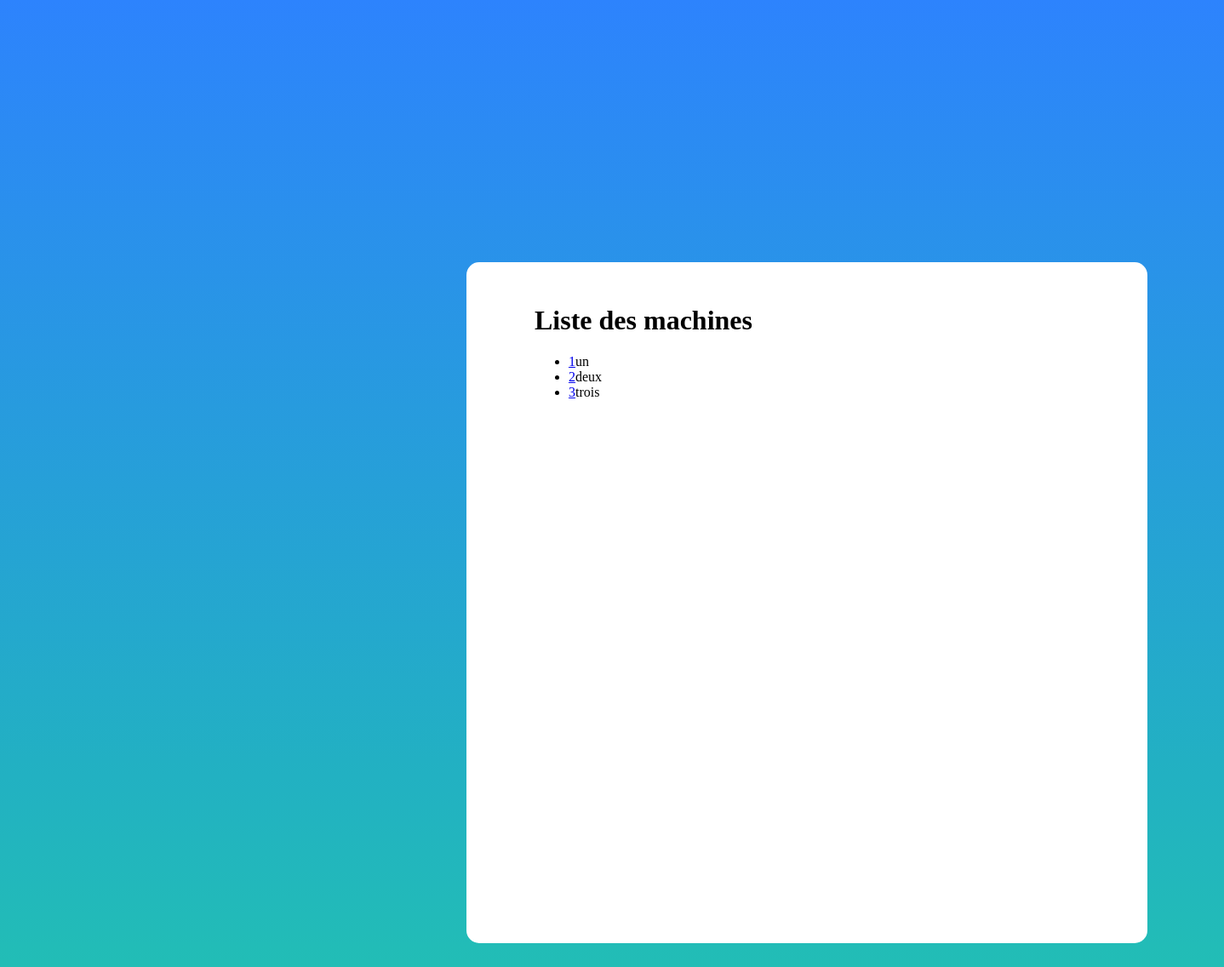
/computerApp/machines/, run on an earlier commit of the app's database.
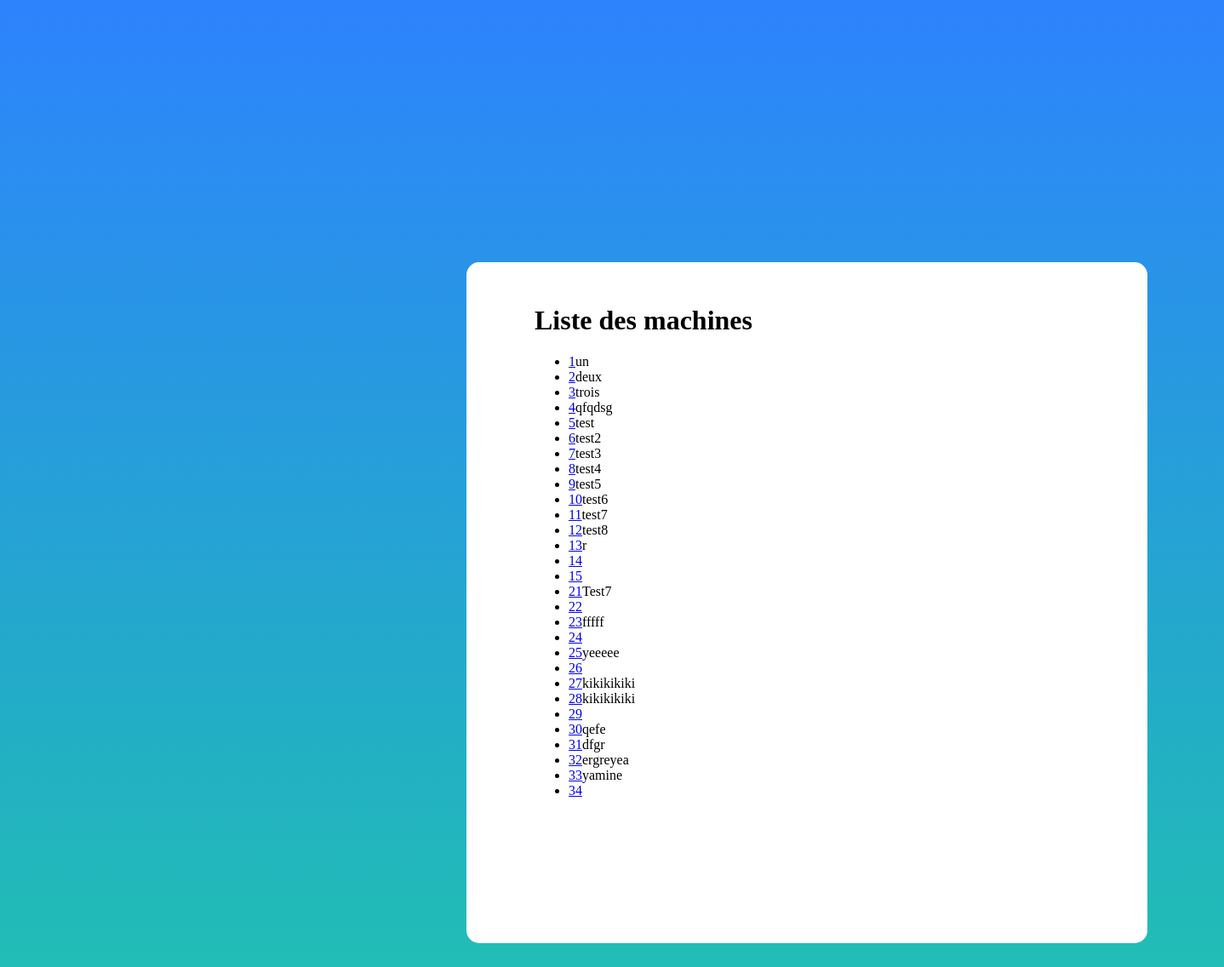
And on a later commit of the database.
### computerApp/models.py (models this page shows, shortened)
class Machine(models.Model):
    id = models.AutoField(
        primary_key=True,
        editable=False)
    nom= models.CharField(
        max_length=200)
    TYPE = (
        ('PC', ('PC - Run windows')),
        ('Mac', ('Mac - Run MacOS')),
        ('Serveur',('Switch - To maintains and connect servers')),
    )
    maintenanceDate= models.DateField(default= datetime.now())
    mach= models.CharField(max_length=32, choices=TYPE, default='PC')

### computerApp/views.py (the view)
# urls.py: path('machines/',views.machine_list_view,name='machines'),
def machine_list_view(request):
    machines = Machine.objects.all()
    context={'machines':machines}
    return render(request,'template/computerApp/machines_list.html',context)

### computerApp/template/computerApp/machines_list.html
{% load static %}
    <link rel="stylesheet" href="{% static 'css/style-region.css' %}">
{% block content %}
<div class="list">
    <div class="place">
    <h1>Liste des machines</h1>
    {% if machines %}
    <ul>
        {%for machine in machines %}
            <li>
            <a href="{% url 'machine-detail' machine.id %}"}>{{machine.id}}</a>{{machine.nom}}
            </li>
        {%endfor%}
    </ul>
    {%else%}
        <p>Il n\'y a pas de machine.</p>
    {%endif%}
</div>
</div>
{%endblock%}

### static/css/style-region.css (style rules this page uses)
.list { background-color: #FFF; border-radius: 15px; width: 800px; height: 800px; position: relative; top:300px; left: 40%; }
.list .place { position: relative; left: 10%; top: 50px; }

What changed in the data, as far as the page shows it:
added Machine: id "4", nom "qfqdsg"
added Machine: id "5", nom "test"
added Machine: id "6", nom "test2"
added Machine: id "7", nom "test3"
added Machine: id "8", nom "test4"
added Machine: id "9", nom "test5"
added Machine: id "10", nom "test6"
added Machine: id "11", nom "test7"
added Machine: id "12", nom "test8"
added Machine: id "13", nom "r"
added Machine: id "14"
added Machine: id "15"
added Machine: id "21", nom "Test7"
added Machine: id "22"
added Machine: id "23", nom "fffff"
added Machine: id "24"
added Machine: id "25", nom "yeeeee"
added Machine: id "26"
added Machine: id "27", nom "kikikikiki"
added Machine: id "28", nom "kikikikiki"
added Machine: id "29"
added Machine: id "30", nom "qefe"
added Machine: id "31", nom "dfgr"
added Machine: id "32", nom "ergreyea"
added Machine: id "33", nom "yamine"
added Machine: id "34"
